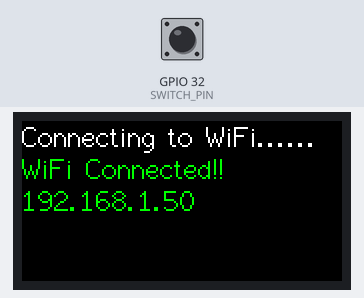
Bench run of a sketch on a simulated ESP32. Shown: 160×80 colour display. The test bench sets the inputs (shaded band); at power-on: GPIO 32 (SWITCH_PIN) HIGH. WiFi joins after 1.5 s; servers stay silent unless stated; uploads are accepted with an empty reply; not simulated (calls return 0 or success): secret.h.

Above: at 1.7 s.
At 4.8 s:
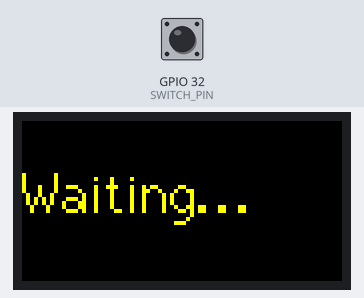
4.9 s: GPIO 32 (SWITCH_PIN) pulled LOW for 0.15 s
At 5.09 s:
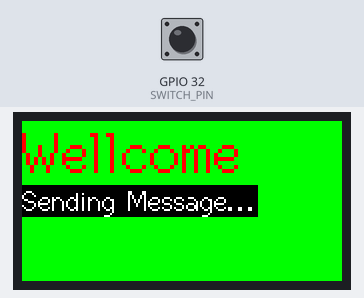
6.8 s: GPIO 32 (SWITCH_PIN) pulled LOW for 3.2 s
At 7.8 s:
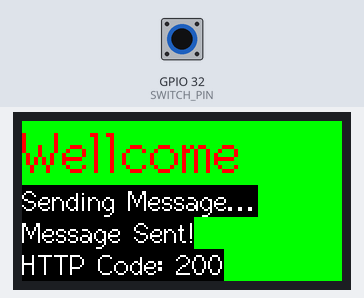
Timing chart, 0 to 9.8 s (numbered marks = the images above; inputs shaded):
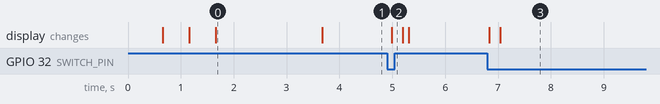

Measured:
- after the input at 4.9 s, the display: changes after 0.09 s (image 2)
- after the input at 6.8 s, the display: first changes at once (image 3 shows a later state)
- what the display in image 0 shows lasts 2.0 s, from 1.7 s to 3.7 s

The sketch:

main.ino
```cpp
#include <M5StickC.h>
#include <WiFi.h>
#include <HTTPClient.h>

#include "secret.h"

// WiFi 設定
const char *ssid = WIFI_SSID;
const char *password = WIFI_PASSWORD;

// Discoed WEBHook
const char *discordWebhookUrl = DISCORD_WEBHOOK_URL;

// スイッチのピン
// G26とかG36でもいいかも
// グランドと繋ぐ
#define SWITCH_PIN 32

void setup()
{
    M5.begin();                        // M5StickC の初期化
    pinMode(SWITCH_PIN, INPUT_PULLUP); // スイッチピンをプルアップモードで設定

    M5.Lcd.setRotation(3);
    M5.Lcd.setTextFont(2);
    M5.Lcd.setTextSize(1);
    M5.Lcd.setCursor(0, 0);

    // Wi-Fi 接続
    WiFi.begin(ssid, password);
    M5.Lcd.print("Connecting to WiFi...");
    while (WiFi.status() != WL_CONNECTED)
    {
        delay(500);
        M5.Lcd.print(".");
    }
    M5.Lcd.setTextColor(GREEN, BLACK);
    M5.Lcd.println("\nWiFi Connected!!");
    M5.Lcd.println(WiFi.localIP()); // IPアドレスを表示

    delay(2000);
    waitingMessage();
}

void loop()
{
    static bool lastSwitchState = HIGH;         // スイッチの状態を記録
    bool switchState = digitalRead(SWITCH_PIN); // スイッチの現在の状態を取得

    // スイッチが押された瞬間
    if (switchState == LOW && lastSwitchState == HIGH)
    {
        M5.Lcd.fillScreen(GREEN); // 画面リセット
        M5.Lcd.setCursor(0, 0);

        M5.Lcd.setTextSize(2);
        M5.Lcd.setTextColor(RED, BLACK);
        M5.Lcd.println("Wellcome");

        M5.Lcd.setTextSize(1);
        M5.Lcd.setTextColor(WHITE, BLACK);
        M5.Lcd.println("Sending Message...");

        // Discord にメッセージ送信
        sendDiscordMessage("<@664814874328563712>\\n🔔🔔🔔🔔🔔🔔🔔🔔🔔🔔🔔🔔🔔🔔🔔\\n🔔 誰かがインターホンを鳴らしています！ 🔔\\n🔔🔔🔔🔔🔔🔔🔔🔔🔔🔔🔔🔔🔔🔔🔔");
    }
    else if (switchState == HIGH && lastSwitchState == LOW)
    {
        waitingMessage();
    }
    lastSwitchState = switchState; // 前回のスイッチ状態を更新

    delay(100); // チャタリング防止
}

void waitingMessage()
{
    M5.Lcd.fillScreen(BLACK); // 画面をクリア
    M5.Lcd.setTextSize(2);
    M5.Lcd.setCursor(0, 20);
    M5.Lcd.setTextColor(YELLOW, BLACK);
    M5.Lcd.println("Waiting...");
}

void sendDiscordMessage(String message)
{
    if (WiFi.status() == WL_CONNECTED)
    {
        HTTPClient http;
        // Webhook URL に接続
        http.begin(discordWebhookUrl);
        http.addHeader("Content-Type", "application/json");

        // Discord に送るメッセージのフォーマット
        String payload = "{\"content\":\"" + message + "\"}";
        // HTTP POST リクエスト
        int httpResponseCode = http.POST(payload);

        M5.Lcd.setTextColor(WHITE, BLACK);
        if (httpResponseCode > 0)
        {
            M5.Lcd.println("Message Sent!");
            M5.Lcd.print("HTTP Code: ");
            M5.Lcd.println(httpResponseCode);
        }
        else
        {
            M5.Lcd.println("Failed to send message");
            M5.Lcd.print("HTTP Code: ");
            M5.Lcd.println(httpResponseCode);
        }
        http.end(); // 接続終了
    }
    else
    {
        M5.Lcd.println("WiFi Not Connected!");
    }
}
```
